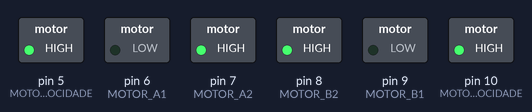
Bench run of a sketch on a simulated Arduino Uno, built with avr-gcc and run on an emulated ATmega328P. On the bench: switched loads named in the sketch (green lamp = pin HIGH).

Above: at 0.5 s.
At 2.0 s:
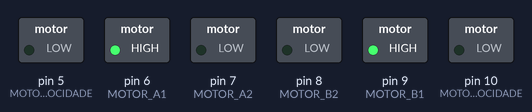
At 3.5 s:
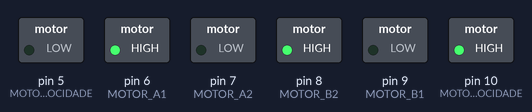
At 5.0 s:
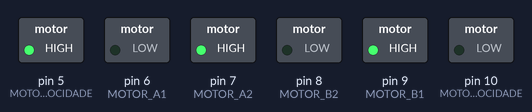
At 7.2 s:
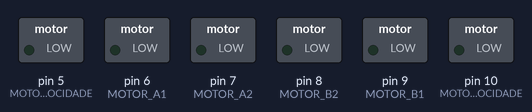
Timing chart, 0 to 7.8 s (numbered marks = the images above):
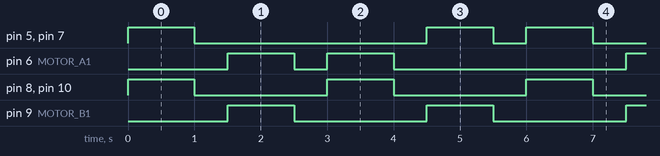

Measured:
- by itself, pin 5 (MOTOR_A_VELOCIDADE), pin 7 (MOTOR_A2): repeats every 6.0 s: LOW 3.5 s, HIGH 1.0 s, LOW 0.50 s, HIGH 1.0 s
- by itself, pin 6 (MOTOR_A1): repeats every 6.0 s: LOW 0.50 s, HIGH 1.0 s, LOW 3.5 s, HIGH 1.0 s
- by itself, pin 8 (MOTOR_B2), pin 9 (MOTOR_B1), pin 10 (MOTOR_B_VELOCIDADE): alternates HIGH for 1.0 s and LOW for 2.0 s

The sketch:

codigo_arduino.ino
```cpp
// Pinos do Motor A

int MOTOR_A_VELOCIDADE = 5;
int MOTOR_A1 = 6;
int MOTOR_A2 = 7;

// Pinos do Motor B

int MOTOR_B_VELOCIDADE = 10;
int MOTOR_B1 = 9;
int MOTOR_B2 = 8;

// Ponte H é azul?
bool PONTE_H_AZUL = true;

// Configuração dos Sentidos

bool FRENTE = false;
bool TRAS = true;
bool ESQUERDA = false;
bool DIREITA = true;

// Tempo entre comandos
int TEMPO = 500;

void setup() {
  // Configura pinos do Motor A
  pinMode(MOTOR_A1,OUTPUT);
  pinMode(MOTOR_A2,OUTPUT);
  pinMode(MOTOR_A_VELOCIDADE,OUTPUT);

  // Configura pinos do Motor B
  pinMode(MOTOR_B1,OUTPUT);
  pinMode(MOTOR_B2,OUTPUT);
  pinMode(MOTOR_B_VELOCIDADE,OUTPUT);
}

// Inserir as instruções para movimentar o carrinho
void loop() {
//movimento(sentido, velocidade 0-255, duração);
  andar(FRENTE, 255,1000);
  andar(TRAS, 255,1000);
  virar(DIREITA, 255, 1000);
  virar(ESQUERDA, 255, 1000);
}

void parar(int tempo) {
  digitalWrite(MOTOR_A1, LOW);
  digitalWrite(MOTOR_A2, LOW);

  digitalWrite(MOTOR_B1, LOW);
  digitalWrite(MOTOR_B2, LOW);

  velocidadeWrite(0, 0);

  delay(tempo);
}

void andar(bool sentido, int velocidade, int tempo) {
  digitalWrite(MOTOR_A1, sentido);
  digitalWrite(MOTOR_A2, !sentido);

  digitalWrite(MOTOR_B1, sentido);
  digitalWrite(MOTOR_B2, !sentido);

  if(sentido) {
    velocidade = 255 - normalizaVelocidade(velocidade);
  }

  velocidadeWrite(velocidade, velocidade);

  delay(tempo);
  parar(TEMPO);
}

void virar(bool sentido, int velocidade, int tempo) {
  motorWrite(sentido, !sentido, !sentido, sentido);

  if(sentido) {
    velocidadeWrite(255-normalizaVelocidade(velocidade), velocidade);
  } else {
    velocidadeWrite(velocidade, 255-normalizaVelocidade(velocidade));
  }

  delay(tempo);
  parar(TEMPO);
}

void motorWrite(bool SENTIDO_A1, bool SENTIDO_A2, bool SENTIDO_B1, bool SENTIDO_B2) {
  digitalWrite(MOTOR_A1, SENTIDO_A1);
  digitalWrite(MOTOR_A2, SENTIDO_A2);

  digitalWrite(MOTOR_B1, SENTIDO_B1);
  digitalWrite(MOTOR_B2, SENTIDO_B2);
}

void velocidadeWrite(int velocidadeA, int velocidadeB) {
  analogWrite(MOTOR_A_VELOCIDADE, normalizaVelocidade(velocidadeA));
  analogWrite(MOTOR_B_VELOCIDADE, normalizaVelocidade(velocidadeB));
}

int normalizaVelocidade(int velocidade) {
  if(velocidade < 0) {
    velocidade = 0;
  } else if(velocidade > 255) {
    velocidade = 255;
  }

  return velocidade;
}
```
